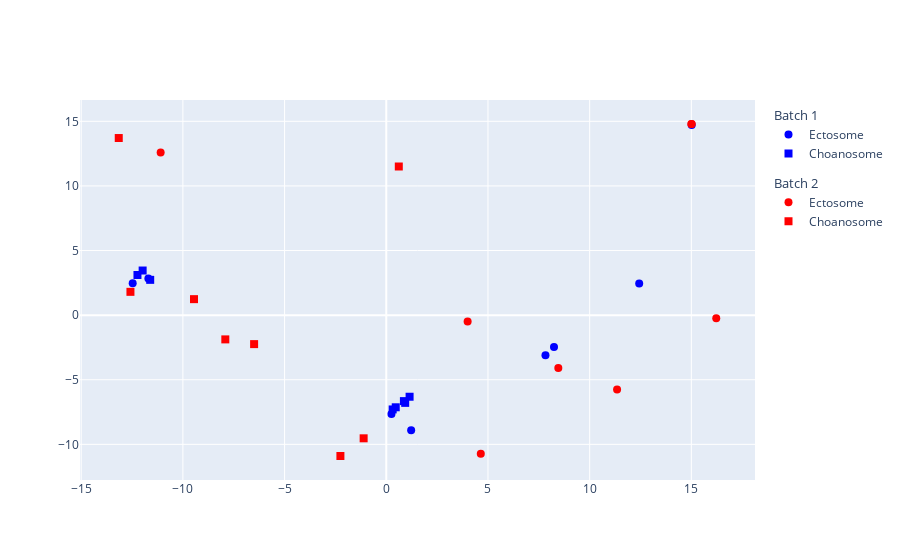

The cell this chart's notebook holds for it:
### Code cell
plotPCoA(DataReverseTransform(data_PLSDA, raw_data))

### Figure 1 — Plotly figure (JSON) as saved in the notebook; plotly's stock layout.template omitted (floating-point values rounded to 4 significant figures)
{"data": [{"legendgroup": "1", "legendgrouptitle": {"text": "Batch 1"}, "marker": {"color": ["blue", "blue", "blue", "blue", "blue", "blue", "blue", "blue"], "size": 8, "symbol": ["circle", "circle", "circle", "circle", "circle", "circle", "circle", "circle"]}, "mode": "markers", "name": "Ectosome", "type": "scatter", "x": [15.02, 8.246, -11.7, -12.47, 0.2555, 7.827, 12.44, 1.224], "y": [14.72, -2.463, 2.827, 2.465, -7.652, -3.11, 2.45, -8.901]}, {"legendgroup": "1", "legendgrouptitle": {"text": "Batch 1"}, "marker": {"color": ["blue", "blue", "blue", "blue", "blue", "blue", "blue", "blue"], "size": 8, "symbol": ["square", "square", "square", "square", "square", "square", "square", "square"]}, "mode": "markers", "name": "Choanosome", "type": "scatter", "x": [0.4658, 0.3148, -11.61, -11.98, -12.23, 1.147, 0.8671, 0.9305], "y": [-7.132, -7.299, 2.731, 3.453, 3.108, -6.316, -6.653, -6.79]}, {"legendgroup": "2", "legendgrouptitle": {"text": "Batch 2"}, "marker": {"color": ["red", "red", "red", "red", "red", "red", "red", "red"], "size": 8, "symbol": ["circle", "circle", "circle", "circle", "circle", "circle", "circle", "circle"]}, "mode": "markers", "name": "Ectosome", "type": "scatter", "x": [15.0, 15.02, 8.459, -11.09, 4.0, 16.22, 4.647, 11.35], "y": [14.79, 14.79, -4.089, 12.58, -0.4854, -0.2452, -10.72, -5.751]}, {"legendgroup": "2", "legendgrouptitle": {"text": "Batch 2"}, "marker": {"color": ["red", "red", "red", "red", "red", "red", "red", "red"], "size": 8, "symbol": ["square", "square", "square", "square", "square", "square", "square", "square"]}, "mode": "markers", "name": "Choanosome", "type": "scatter", "x": [-7.914, -6.498, -12.58, -13.15, -9.452, -2.255, -1.112, 0.6163], "y": [-1.877, -2.243, 1.803, 13.71, 1.237, -10.9, -9.532, 11.5]}], "layout": {}}
